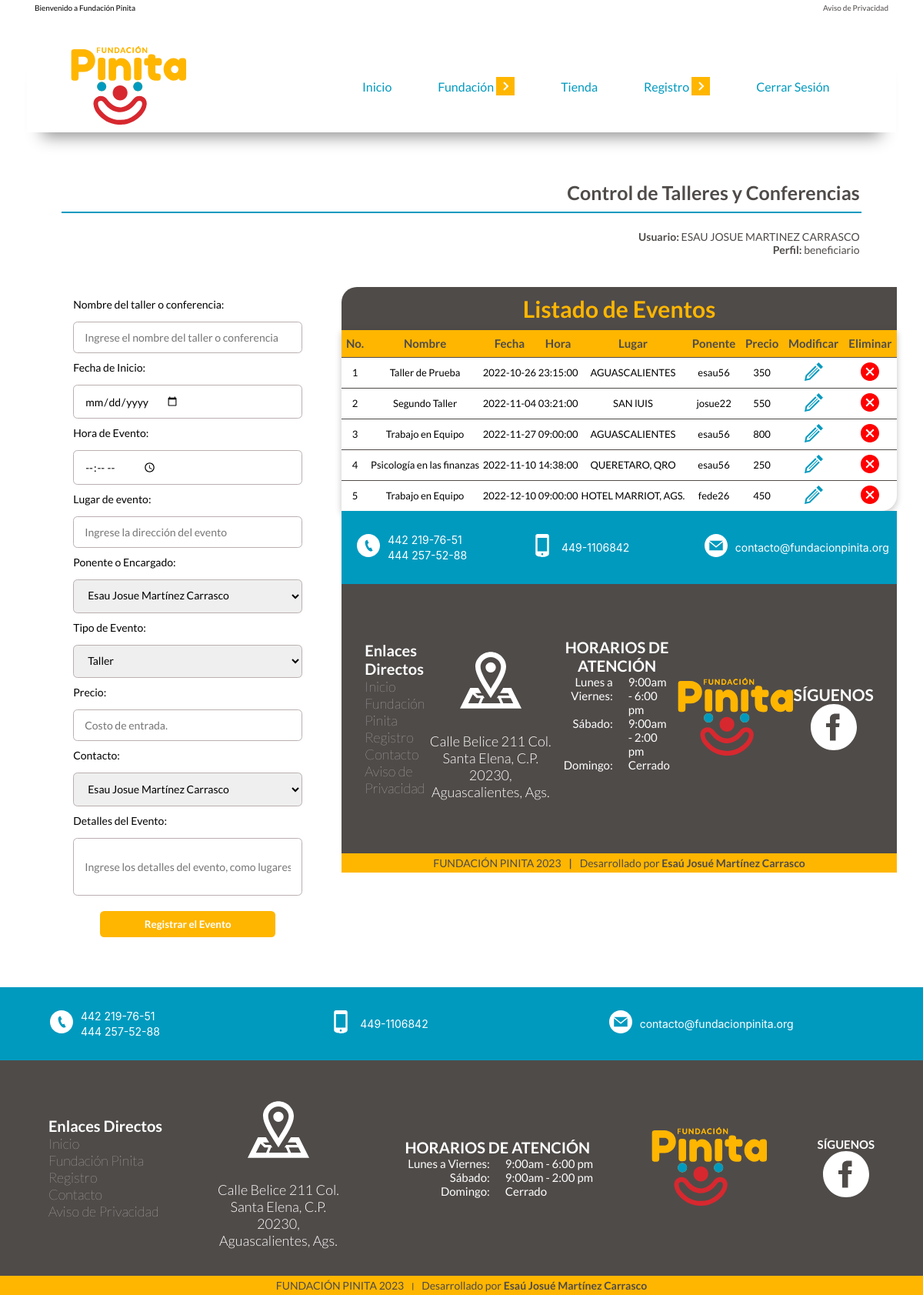
The page /ctrl_talleres.php (signed in) on the database its author committed.
### tables this page shows
CREATE TABLE `ctrl_talleres` (
  `id_taller` int(4) NOT NULL,
  `nombre` varchar(40) NOT NULL,
  `fecha` varchar(10) NOT NULL,
  `hora` time NOT NULL,
  `lugar` varchar(120) NOT NULL,
  `tipo` varchar(20) NOT NULL,
  `ponentes` varchar(80) NOT NULL,
  `detalles` varchar(180) NOT NULL,
  `precio` int(11) NOT NULL,
  `contacto` varchar(80) NOT NULL
);

### ctrl_talleres.php (the view, shortened to what this page needs)
<?php
if(!isset($_SESSION['usuario'])){
    header('Location: login.php');
}elseif(isset($_SESSION['usuario'])){
include 'components/head.php';
include_once 'components/permisos-menu.php';
include './model/conexion.php'
?>
 <div class="title__box">
    <h2 class="title__box__title">Control de Talleres y Conferencias</h2>
    <div class="title__box__usr">
        <p class="title__box__usr-name"><strong>Usuario:</strong>  <?php  echo $_SESSION['nombreUsr'] ?></p>
        <p class="title__box__usr-perfil"><strong>Perfil:</strong> <?php  echo $_SESSION['perfilUsr'] ?></p>
    </div>
</div>
<div class="content">
    <div class="content__form">
        <form action="insert_eventos.php" class="content__form" method="POST">
        <div class="content__form__box">
            <label class="content__form__box-label" for="txtNombre">Nombre del taller o conferencia: </label>
            <input type="text" placeholder="Ingrese el nombre del taller o conferencia" name="taller_nombre" class="content__form__box-input" id="txtNombre" required>
        </div>
        <div class="content__form__box">
            <label class="content__form__box-label" for="txtFecha">Fecha de Inicio: </label>
            <input type="date" placeholder="" name="taller_fecha" class="content__form__box-input" id="txtFecha" required>
        </div>
        <div class="content__form__box">
            <label class="content__form__box-label" for="txtHora">Hora de Evento: </label>
            <input type="time" placeholder="" name="taller_hora" class="content__form__box-input" id="txtHora" required>
        </div>
        <div class="content__form__box">
            <label class="content__form__box-label" for="txtLugar">Lugar de evento: </label>
            <input type="text" placeholder="Ingrese la dirección del evento" name="taller_lugar" class="content__form__box-input" id="txtLugar" required>
        </div>
        <div class="content__form__box">
            <label class="content__form__box-label" for="selectPonente"">Ponente o Encargado: </label>
            <select name="taller_ponente" class="content__form__box-input" id="selectPonente">
            <?php
                        $consulta = $bd->query("SELECT id_staff, nombre FROM staff;");
                        $staff = $consulta->fetchAll(PDO::FETCH_OBJ);
                        foreach ($staff as $dato){
                    ?>
                        <option value="<?php echo $dato->id_staff?>"> <?php echo $dato->nombre?></option>
                    <?php
                        }
                    ?>
            </select>
        </div>
        <div class="content__form__box">
            <label class="content__form__box-label" for="selectTipoEvento">Tipo de Evento: </label>
            <select name="taller_tipo" class="content__form__box-input"  id="selectTipoEvento">
                <option value="Taller"> Taller</option>
            </select>
        </div>
        <div class="content__form__box">
            <label class="content__form__box-label" for="txtPrecio">Precio: </label>
            <input type="number" placeholder="Costo de entrada." name="taller_precio" class="content__form__box-input" id="txtPrecio" required>
        </div>
        <div class="content__form__box">
            <label class="content__form__box-label" for="selectPonente"">Contacto: </label>
            <select name="taller_contacto" class="content__form__box-input" id="selectPonente">
            <?php
                        $consulta = $bd->query("SELECT id_staff, nombre, telefono FROM staff;");
                        $staff = $consulta->fetchAll(PDO::FETCH_OBJ);
                        foreach ($staff as $dato){
                    ?>
                        <option value="<?php echo $dato->nombre." ". $dato->telefono ?>"> <?php echo $dato->nombre?></option>
                    <?php
                        }
                    ?>
            </select>
        </div>
        <div class="content__form__box">
            <label class="content__form__box-label" for="txtDetalles">Detalles del Evento: </label>
            <input type="text" placeholder="Ingrese los detalles del evento, como lugares disponibles y/o material necesario" name="tallerDetalles" class="content__form__box-input input-observaciones" id="txtDetalles" required>
        </div>
        <div class="content__form__box">
            <button type="submit" value="" class="content__form__box-cta">Registrar el Evento</button>
        </div>
        </form>
    </div>
  <div class="content__list">
    <?php
    $consulta = $bd->query("SELECT id_taller, nombre, fecha, hora, lugar, ponentes, precio FROM ctrl_talleres ORDER BY id_taller");
      $eventos = $consulta->fetchAll(PDO::FETCH_OBJ);
    ?>
    <section class="content__list__section">
      <h3>Listado de Eventos</h3>
        <?php
        if(!$eventos){
            echo 'No existen registros de eventos ';
        }else{
            ?>
          <table class="content__list__section-table">
              <thead>
                  <tr>
                  <th>No.</th>
                  <th>Nombre</th>
                  <th>Fecha</th>
                  <th>Hora</th>
                  <th>Lugar</th>
                  <th>Ponente</th>
                  <th>Precio</th>
                  <th>Modificar</th>
                  <th>Eliminar</th>
                  </tr>
              </thead>
              <?php
                foreach ($eventos as $dato){
                    ?>
                    <tbody>
                        <tr>
                            <td><?php echo $dato->id_taller ?></td>
                            <td><?php echo $dato->nombre ?></td>
                            <td><?php echo $dato->fecha ?></td>
                            <td><?php echo $dato->hora ?></td>
                            <td><?php echo $dato->lugar ?></td>
                            <td><?php echo $dato->ponentes ?></td>
                            <td><?php echo $dato->precio ?></td>
                            <td><a href="editCita.php?id=<?php echo $dato->id_staff?>"><img src="/images/edit.svg" alt=""></a></td>
                            <td><a href="deleteCita.php?id=<?php echo $dato->id_staff?>"><img src="/images/delete.svg" alt=""></a></td>
                        </tr>
                    </tbody>
                <?php
                  }
                ?>
            </table>
      </section>
        <?php
          }
          ?>
        <?php
          include 'footer.php';
        ?>
<?php
}else{
    echo "Error en el Sistema";
}
include './components/footer.php';
?>

### components/head.php (shortened to what this page needs)
<!DOCTYPE html>
<html>
  <head>
    <link rel="stylesheet" href="css/style.css"/>
    <link rel="stylesheet" href="css/tablet.css" media="screen and (min-width: 768px)"/>
    <link rel="stylesheet" href="css/desktop.css" media="screen and (min-width: 1024px)"/>
    <link rel="stylesheet" href="css/menu.css"/>
    <link rel="stylesheet" href="css/table.css"/>
  </head>

### components/permisos-menu.php (shortened to what this page needs)
<?php
if(!isset($_SESSION['usuario'])){
    header('Location: login.php');
}elseif(isset($_SESSION['usuario'])){
    $perfil = $_SESSION['perfilUsr'];
    switch($perfil){
        case 'beneficiario':
            include 'components/headerUsr-beneficiario.php';
            break;
    }
}

### components/headerUsr-beneficiario.php (shortened to what this page needs)
<header>
<div class="menu-top">
  <p>Bienvenido a Fundación Pinita</p>
  <a class="menu-top__link" href="privacidad.php">Aviso de Privacidad</a>
</div>
<nav class="menu">
  <section class="menu__container"> <img class="menu__logo" src="/images/logotipo.svg"/>
    <ul class="menu__links">
      <li class="menu__item"> <a class="menu__link" href="index.php">Inicio</a></li>
      <li class="menu__item menu__item-show"><a class="menu__link" href="#">Fundación<img class="menu__arrow" src="images/Iconos/chevron-down.svg"/></a>
        <ul class="menu__nesting">
          <li class="menu__inside"><a class="menu__link menu__link-inside" href="fundacion.php">Quienes Somos </a></li>
          <li class="menu__inside"><a class="menu__link menu__link-inside" href="contacto.php">Contacto</a></li>
        </ul>
      </li>
      <li class="menu__item"><a class="menu__link" href="tienda.php">Tienda</a></li>
      <li class="menu__item menu__item-show"><a class="menu__link" href="#">Registro<img class="menu__arrow" src="images/Iconos/chevron-down.svg"/></a>
        <ul class="menu__nesting">
          <li class="menu__inside"><a class="menu__link menu__link-inside" href="solicitud_apoyo.php">Solicitud de apoyo</a></li>
          <li class="menu__inside"><a class="menu__link menu__link-inside" href="registro_talleresc.php">Talleres y Conferencias</a></li>
        </ul>
      </li>
      <li class="menu__item"> <a class="menu__link" href="salir.php">Cerrar Sesión</a></li>
    </ul>
  </section>
</nav>
</header>

### components/footer.php (shortened to what this page needs)
<footer>
  <div class="footer__header">
    <div class="footer__header__box">
      <div class="footer__header__box__phone">
         <div class="footer__header-icon"><img src="images/Iconos/phone.svg" alt="icono de teléfono fijo"/></div>
        <div class="footer__header__phone-num">
          <p>442 219-76-51 <br/>444 257-52-88</p>
        </div>
      </div>
      <div class="footer__header__box__cellphone">
        <div class="footer__header-icon"> <img src="images/Iconos/smartphone.svg" alt="ícono de un celular"/></div>
        <div class="footer__header__cellphone-num">
          <p>449-1106842</p>
        </div>
      </div>
      <div class="footer__header__box__email">
        <div class="footer__header-icon"><img src="images/Iconos/email.svg" alt="ícono de un email"/></div>
        <div class="footer__header__email-txt">
          <p>contacto@fundacionpinita.org</p>
        </div>
      </div>
    </div>
  </div>
  <div class="footer__box">
    <div class="footer__box__body">
      <div class="footer__box__body-logo"><img src="/images/logotipo.svg" alt="logotipo Fundación Pinita"/></div>
      <div class="footer__box__body-links">
        <h2>Enlaces Directos</h2>
        <ul>
          <li><a href="index.php">Inicio</a></li>
          <li><a href="fundacion.php">Fundación Pinita</a></li>
          <li><a href="registro.php">Registro</a></li>
          <li><a href="contacto.php">Contacto</a></li>
          <li><a href="privacidad.php">Aviso de Privacidad</a></li>
        </ul>
      </div>
      <div class="footer__box__body-address"> <img src="images/Iconos/address.svg" alt="ícono de ubicación"/>
        <p>Calle Belice 211 Col. Santa Elena, C.P. 20230, Aguascalientes, Ags.</p>
      </div>
      <div class="footer__box__body-schedule">
        <h2>HORARIOS DE ATENCIÓN</h2>
        <div class="footer__box__body-schedule-hours">
          <p>Lunes a Viernes: </p>
          <p>9:00am - 6:00 pm</p>
          <p>Sábado: </p>
          <p>9:00am - 2:00 pm</p>
          <p>Domingo: </p>
          <p>Cerrado</p>
        </div>
      </div>
      <div class="footer__box__body-socialmedia">
        <div class="footer__box__body-socialmedia__icon">
          <h2>SÍGUENOS</h2><a href="https://www.facebook.com/FundacionPinita"> <img src="images/Iconos/facebook.svg" alt="Ícono de facebook"/></a>
        </div>
      </div>
    </div>
    <div class="footer__foot">
      <div class="rights">
        <p>FUNDACIÓN PINITA 2023</p>
      </div>
      <p class="divisor"><strong>|</strong></p>
      <div class="link__jmc"> <a href="https://esaujosue.dev" target="_blank">Desarrollado por <strong>Esaú Josué Martínez Carrasco</strong>  </a></div>
    </div>
  </div>
</footer>
  </body>
</html>

### css/tablet.css (style rules this page uses)
* { -webkit-box-sizing: border-box; box-sizing: border-box; margin: 0; padding: 0; }
html { font-size: 62.5%; }
.title__box { max-width: 1110px; display: -webkit-box; display: -ms-flexbox; display: flex; -webkit-box-orient: vertical; -webkit-box-direction: normal; -ms-flex-direction: column; flex-direction: column; -webkit-box-align: end; -ms-flex-align: end; align-items: flex-end; }
.title__box__title { color: #4F4B49; border-bottom: 2px solid #009abf; text-align: right; padding: 10px 2px; font-size: 2.5rem; margin: 10px auto; width: 95%; }
.title__box__usr { text-align: right; padding: 10px 2px; font-size: 1.4rem; margin: 2px auto; width: 95%; }
.content { display: -webkit-box; display: -ms-flexbox; display: flex; -webkit-box-orient: vertical; -webkit-box-direction: normal; -ms-flex-direction: column; flex-direction: column; margin-bottom: 45px; }
.content__list { display: block; margin-top: 0; width: 65%; }
.content__list__section h3 { font-size: 3rem; margin: 10px 0 0 0; background-color: #4F4B49; padding: 10px; border-radius: 20px 0 0 0; }
.content__list__section-table { margin: 0px auto; width: 100%; border-radius: 0 0 20px 0; }
.content__form { margin: 0 auto; padding-bottom: 0; }
footer .footer__header__box { max-width: 1110px; margin: 0 auto; display: -ms-grid; display: grid; -ms-grid-rows: 1fr; grid-template-rows: 1fr; -ms-grid-columns: 1fr 1fr 1fr; grid-template-columns: 1fr 1fr 1fr; grid-template-areas: unset; grid-template-areas: "phone cellphone email"; font-size: 1.4rem; line-height: 2rem; font-family: 'Inter', sans-serif; padding: 20px 10px; }
footer .footer__header__box__phone { -ms-grid-row: 1; -ms-grid-column: 1; grid-area: phone; -webkit-box-pack: start; -ms-flex-pack: start; justify-content: flex-start; }
footer .footer__header__box__cellphone { -ms-grid-row: 1; -ms-grid-column: 2; grid-area: cellphone; -webkit-box-pack: start; -ms-flex-pack: start; justify-content: flex-start; }
footer .footer__header__box__email { -ms-grid-row: 1; -ms-grid-column: 3; grid-area: email; -webkit-box-pack: start; -ms-flex-pack: start; justify-content: flex-start; }
footer .footer__box { background-color: #4F4B49; }
footer .footer__box__body { max-width: 1110px; margin: 0 auto; display: -ms-grid; display: grid; -ms-grid-columns: (auto)[3]; grid-template-columns: repeat(3, auto); -ms-grid-rows: 1fr 1fr; grid-template-rows: 1fr 1fr; grid-template-areas: "enlaces horarios direccion" "logo logo facebook"; -webkit-box-orient: horizontal; -webkit-box-direction: normal; -ms-flex-direction: row; flex-direction: row; -webkit-box-align: start; -ms-flex-align: start; align-items: flex-start; -ms-flex-pack: distribute; justify-content: space-around; }
footer .footer__box__body-logo { -ms-grid-row: 2; -ms-grid-column: 1; -ms-grid-column-span: 2; grid-area: logo; width: 150px; }
footer .footer__box__body-links { -ms-grid-row: 1; -ms-grid-column: 1; grid-area: enlaces; }
footer .footer__box__body-links h2 { text-align: left; }
footer .footer__box__body-links li { margin: 0; text-align: left; }
footer .footer__box__body-socialmedia { -ms-grid-row: 2; -ms-grid-column: 3; grid-area: facebook; }
footer .footer__box .footer__foot { background-color: #ffb600; display: -webkit-box; display: -ms-flexbox; display: flex; -webkit-box-orient: horizontal; -webkit-box-direction: normal; -ms-flex-direction: row; flex-direction: row; -webkit-box-align: center; -ms-flex-align: center; align-items: center; -webkit-box-pack: center; -ms-flex-pack: center; justify-content: center; height: 25px; margin: 0; gap: 10px; }
footer .footer__box .footer__foot p { margin: 0; }
footer .footer__box .footer__foot .divisor { display: -webkit-box; display: -ms-flexbox; display: flex; }
footer .footer__box .footer__foot .rights p { font-size: 1.4rem; font-weight: 400; text-align: center; margin: 0; border-bottom: none; }
footer .footer__box .footer__foot .link__jmc a { font-size: 1.4rem; text-decoration: none; }

### css/table.css (style rules this page uses)
* { -webkit-box-sizing: border-box; box-sizing: border-box; margin: 0; padding: 0; }
html { font-size: 62.5%; }

### rows shown on the page
ctrl_talleres: id_taller "1", nombre "Taller de Prueba", fecha "2022-10-26", hora "23:15:00", lugar "AGUASCALIENTES", ponentes "esau56", precio "350"
ctrl_talleres: id_taller "2", nombre "Segundo Taller", fecha "2022-11-04", hora "03:21:00", lugar "SAN lUIS", ponentes "josue22", precio "550"
ctrl_talleres: id_taller "3", nombre "Trabajo en Equipo", fecha "2022-11-27", hora "09:00:00", lugar "AGUASCALIENTES", ponentes "esau56", precio "800"
ctrl_talleres: id_taller "4", nombre "Psicología en las finanzas", fecha "2022-11-10", hora "14:38:00", lugar "QUERETARO, QRO", ponentes "esau56", precio "250"
ctrl_talleres: id_taller "5", nombre "Trabajo en Equipo", fecha "2022-12-10", hora "09:00:00", lugar "HOTEL MARRIOT, AGS.", ponentes "fede26", precio "450"

### other values the page prints
$_SESSION['nombreUsr'] "ESAU JOSUE MARTINEZ CARRASCO"
$_SESSION['perfilUsr'] "beneficiario"
form field taller_ponente "Esau Josue Martínez Carrasco"
form field taller_contacto "Esau Josue Martínez Carrasco"
